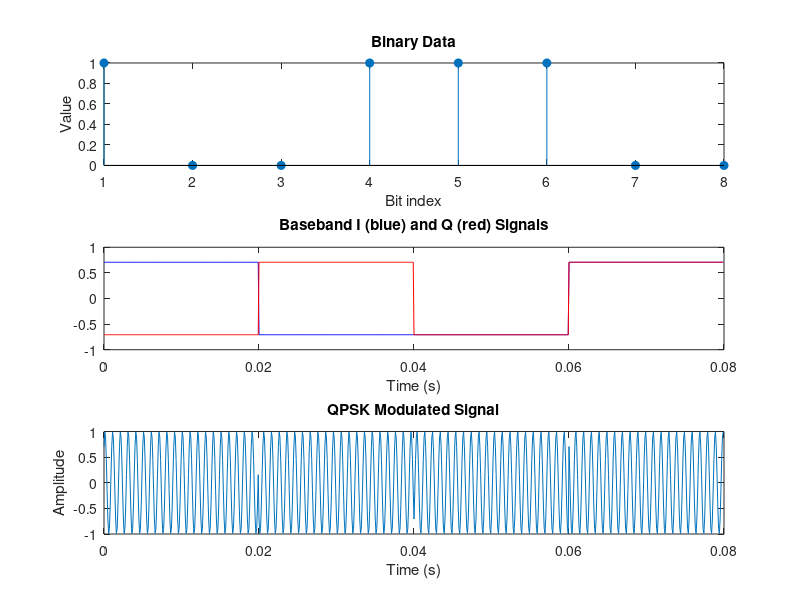

Write the MATLAB code that produced this figure.
% Matlab Code for Wireless Transmission of Data
% Dr. Ayyappadas Rajagopal

clc;
clear all;
close all;

% % Fractional number to Binary - Example usage
% fraction = -10.625; % Example negative fractional number
% disp(['Input decimal fraction: ', num2str(fraction)]);
% binaryRepresentation = fractionalToFixedPointBinary(fraction);
% disp(['Converted binary representation: ', binaryRepresentation]);
% 
% % Binary number to original fractional number - Example usage
% binaryInput = binaryRepresentation; % Example binary input
% decimalOutput = fixedPointBinaryToFraction(binaryInput);
% disp(['Reconstructed decimal fraction value: ', num2str(decimalOutput)]);




%% ---- Fractional decimal number to binary conversion ----------------- %% 
%       (16 bit Fixed point number)  
% ----------------------------------------------------------------------- %

function binaryStr = fractionalToFixedPointBinary(fraction)
    % Define fixed-point parameters
    totalBits = 16;     % Total bits
    signBits = 1;       % Sign bit
    integerBits = 9;    % Integer bits
    fractionalBits = 6; % Fractional bits

    % Determine if the number is negative
    isNegative = fraction < 0;
    fraction = abs(fraction); % Work with the absolute value

    % Separate integer and fractional parts
    integerPart = floor(fraction);
    fractionalPart = fraction - integerPart;

    % Check for overflow
    if integerPart >= 2^integerBits
        error('Integer part exceeds the maximum representable value.');
    end

    % Convert integer part to binary
    integerBinary = dec2bin(integerPart, integerBits);

    % Convert fractional part to binary
    fractionalBinary = '';
    for i = 1:fractionalBits
        fractionalPart = fractionalPart * 2;
        bit = floor(fractionalPart);
        fractionalBinary = [fractionalBinary, num2str(bit)];
        fractionalPart = fractionalPart - bit;
    end

    % Combine integer and fractional parts
    binaryStr = [integerBinary, fractionalBinary];

    % Add sign bit
    if isNegative
        % Convert to two's complement
        binaryVector = [str2num(binaryStr(:))',0]; % Append a zero for sign bit
        binaryVector = ~binaryVector; % Invert bits
        carry = 1; % Start with carry for adding 1
        for i = totalBits:-1:1
            if carry == 0
                break;
            end
            sum = binaryVector(i) + carry;
            binaryVector(i) = mod(sum, 2);
            carry = floor(sum / 2);
        end
        binaryStr = num2str(binaryVector(1:end-1)); % Exclude the sign bit
        binaryStr = strrep(binaryStr, ' ', ''); % Remove spaces
        binaryStr = ['1', binaryStr]; % Add sign bit
    else
        binaryStr = ['0', binaryStr]; % Add sign bit for positive numbers
    end
end


%% ---- Binary to Fractional decimal conversion ------------------------ %%
%       (Convert the input to binary representation)
% ----------------------------------------------------------------------- %

function decimalValue = fixedPointBinaryToFraction(binaryStr)
    % Validate input
    if length(binaryStr) ~= 16
        error('Input binary string must be 16 bits long.');
    end

    % Extract sign, integer, and fractional parts
    signBit = str2double(binaryStr(1));
    integerPartBinary = binaryStr(2:10); % Next 9 bits for integer part
    fractionalPartBinary = binaryStr(11:end); % Last 6 bits for fractional part

    % Convert binary strings to decimal
    integerPart = bin2dec(integerPartBinary);
    fractionalPart = 0;

    % Convert fractional part
    for i = 1:length(fractionalPartBinary)
        fractionalPart = fractionalPart + str2double(fractionalPartBinary(i)) * 2^(-i);
    end

    % Combine integer and fractional parts
    decimalValue = integerPart + fractionalPart;

    % Apply sign
    if signBit == 1
        % If the sign bit is 1, we need to convert to negative using two's complement
        % Calculate the maximum value for 9 bits (511) and subtract the current value
        decimalValue = decimalValue - (2^9); % Adjust for the negative range
    end
end


%% ----- QPSK Modulation ----------------------------------------------- %%
%        (Modualtion of bits to complex waveforms)
% ----------------------------------------------------------------------- %

% Parameters
fc = 1000;                 % Carrier frequency (Hz)
Fs = 10000;                % Sampling frequency (Hz)
Rb = 100;                  % Bit rate (bits/sec)
Tb = 1/Rb;                 % Bit duration (s)
bitsPerSymbol = 2;         % QPSK = 2 bits per symbol
Rs = Rb / bitsPerSymbol;   % Symbol rate (symbols/sec)
Ts = 1/Rs;                 % Symbol duration (s)

% Example binary data
data = [1  0  0  1  1  1  0  0];  % Change as needed

% Ensure length is multiple of 2
if mod(length(data), bitsPerSymbol) ~= 0
    error('Binary data length must be multiple of 2');
end

% QPSK mapping (Gray coding)
% 00 ->  1 + j1
% 01 -> -1 + j1
% 11 -> -1 - j1
% 10 ->  1 - j1
symbols = zeros(1, length(data)/2);
for k = 1:2:length(data)
    bits = data(k:k+1);
    if isequal(bits, [0 0])
        symbols((k+1)/2) =  1 + 1j;
    elseif isequal(bits, [0 1])
        symbols((k+1)/2) = -1 + 1j;
    elseif isequal(bits, [1 1])
        symbols((k+1)/2) = -1 - 1j;
    elseif isequal(bits, [1 0])
        symbols((k+1)/2) =  1 - 1j;
    end
end

% Normalize power
symbols = symbols / sqrt(2);

% Upsample symbols to match sampling frequency
samplesPerSymbol = Fs / Rs;
I = real(upsample(symbols, samplesPerSymbol));
Q = imag(upsample(symbols, samplesPerSymbol));

% Pulse shaping (rectangular)
I = filter(ones(1, samplesPerSymbol), 1, I);
Q = filter(ones(1, samplesPerSymbol), 1, Q);

% Time vector
t = (0:length(I)-1) / Fs;

% Generate QPSK modulated carrier
qpsk_wave = I .* cos(2*pi*fc*t) - Q .* sin(2*pi*fc*t);

% Plot results
figure;
subplot(3,1,1);
stem(data, 'filled');
title('Binary Data'); xlabel('Bit index'); ylabel('Value');

subplot(3,1,2);
plot(t, I, 'b', t, Q, 'r');
title('Baseband I (blue) and Q (red) Signals'); xlabel('Time (s)');

subplot(3,1,3);
plot(t, qpsk_wave);
title('QPSK Modulated Signal'); xlabel('Time (s)'); ylabel('Amplitude');
